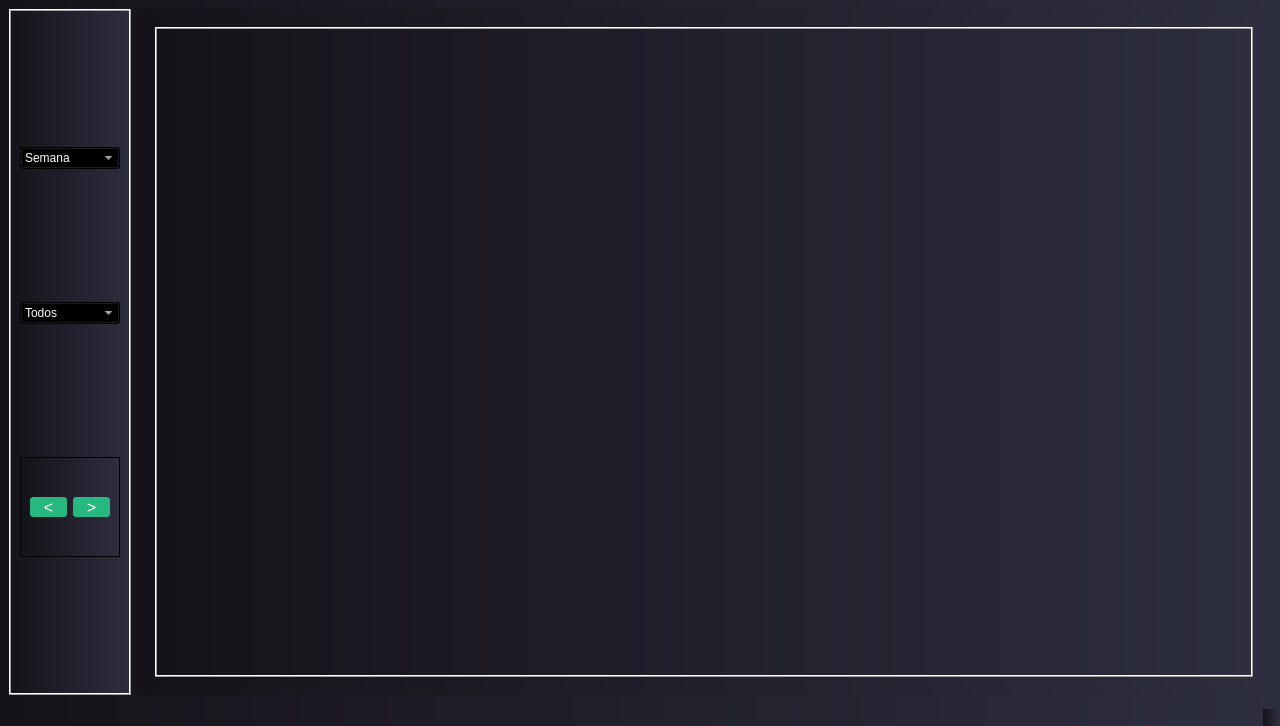
<?xml version="1.0" encoding="UTF-8"?>
<ui version="4.0">
 <class>MainWindow</class>
 <widget class="QMainWindow" name="MainWindow">
  <property name="geometry">
   <rect>
    <x>0</x>
    <y>0</y>
    <width>1280</width>
    <height>726</height>
   </rect>
  </property>
  <property name="windowTitle">
   <string>Graficos</string>
  </property>
  <property name="styleSheet">
   <string notr="true">* {
background-color:qlineargradient(spread:reflect, x1:0, y1:0, x2:1, y2:0, stop:0 rgba(22, 18, 25, 255), stop:1 rgba(45, 46, 63, 255));
color:white;
font-size:10;
font: roboto;

}</string>
  </property>
  <widget class="QWidget" name="centralwidget">
   <layout class="QHBoxLayout" name="horizontalLayout">
    <item>
     <widget class="QFrame" name="frame">
      <property name="frameShape">
       <enum>QFrame::Box</enum>
      </property>
      <property name="frameShadow">
       <enum>QFrame::Raised</enum>
      </property>
      <layout class="QVBoxLayout" name="verticalLayout">
       <item>
        <widget class="QComboBox" name="comboBox">
         <property name="minimumSize">
          <size>
           <width>100</width>
           <height>0</height>
          </size>
         </property>
         <property name="font">
          <font>
           <weight>50</weight>
           <italic>false</italic>
           <bold>false</bold>
          </font>
         </property>
         <item>
          <property name="text">
           <string>Semana</string>
          </property>
         </item>
         <item>
          <property name="text">
           <string>Mes</string>
          </property>
         </item>
         <item>
          <property name="text">
           <string>Año</string>
          </property>
         </item>
        </widget>
       </item>
       <item>
        <widget class="QComboBox" name="comboBox_2">
         <property name="font">
          <font>
           <weight>50</weight>
           <italic>false</italic>
           <bold>false</bold>
          </font>
         </property>
         <item>
          <property name="text">
           <string>Todos</string>
          </property>
         </item>
        </widget>
       </item>
       <item>
        <widget class="QFrame" name="frame_4">
         <property name="maximumSize">
          <size>
           <width>16777215</width>
           <height>100</height>
          </size>
         </property>
         <property name="frameShape">
          <enum>QFrame::StyledPanel</enum>
         </property>
         <property name="frameShadow">
          <enum>QFrame::Raised</enum>
         </property>
         <layout class="QHBoxLayout" name="horizontalLayout_2">
          <item>
           <widget class="QPushButton" name="izq">
            <property name="minimumSize">
             <size>
              <width>30</width>
              <height>20</height>
             </size>
            </property>
            <property name="font">
             <font>
              <pointsize>12</pointsize>
             </font>
            </property>
            <property name="styleSheet">
             <string notr="true">border-radius:3px;
color:white;
background:#27b880;</string>
            </property>
            <property name="text">
             <string>&lt;</string>
            </property>
           </widget>
          </item>
          <item>
           <widget class="QPushButton" name="der">
            <property name="minimumSize">
             <size>
              <width>30</width>
              <height>20</height>
             </size>
            </property>
            <property name="font">
             <font>
              <pointsize>12</pointsize>
             </font>
            </property>
            <property name="styleSheet">
             <string notr="true">border-radius:3px;
color:white;
background:#27b880;</string>
            </property>
            <property name="text">
             <string>&gt;</string>
            </property>
           </widget>
          </item>
         </layout>
        </widget>
       </item>
      </layout>
     </widget>
    </item>
    <item>
     <widget class="QFrame" name="frame_2">
      <property name="frameShape">
       <enum>QFrame::NoFrame</enum>
      </property>
      <property name="frameShadow">
       <enum>QFrame::Raised</enum>
      </property>
      <layout class="QVBoxLayout" name="verticalLayout_3">
       <item>
        <widget class="QStackedWidget" name="stackedWidget">
         <property name="enabled">
          <bool>true</bool>
         </property>
         <property name="styleSheet">
          <string notr="true"/>
         </property>
         <property name="frameShape">
          <enum>QFrame::NoFrame</enum>
         </property>
         <property name="currentIndex">
          <number>0</number>
         </property>
         <widget class="QWidget" name="page">
          <layout class="QVBoxLayout" name="verticalLayout_5">
           <item>
            <widget class="QFrame" name="grafico1">
             <property name="frameShape">
              <enum>QFrame::Box</enum>
             </property>
             <property name="frameShadow">
              <enum>QFrame::Raised</enum>
             </property>
            </widget>
           </item>
          </layout>
         </widget>
         <widget class="QWidget" name="page_2">
          <layout class="QVBoxLayout" name="verticalLayout_4">
           <item>
            <widget class="QFrame" name="grafico2">
             <property name="frameShape">
              <enum>QFrame::Box</enum>
             </property>
             <property name="frameShadow">
              <enum>QFrame::Raised</enum>
             </property>
            </widget>
           </item>
          </layout>
         </widget>
         <widget class="QWidget" name="page_3">
          <layout class="QVBoxLayout" name="verticalLayout_2">
           <item>
            <widget class="QFrame" name="grafico3">
             <property name="frameShape">
              <enum>QFrame::Box</enum>
             </property>
             <property name="frameShadow">
              <enum>QFrame::Raised</enum>
             </property>
            </widget>
           </item>
          </layout>
         </widget>
        </widget>
       </item>
      </layout>
     </widget>
    </item>
   </layout>
  </widget>
  <widget class="QStatusBar" name="statusbar"/>
 </widget>
 <resources/>
 <connections/>
</ui>
